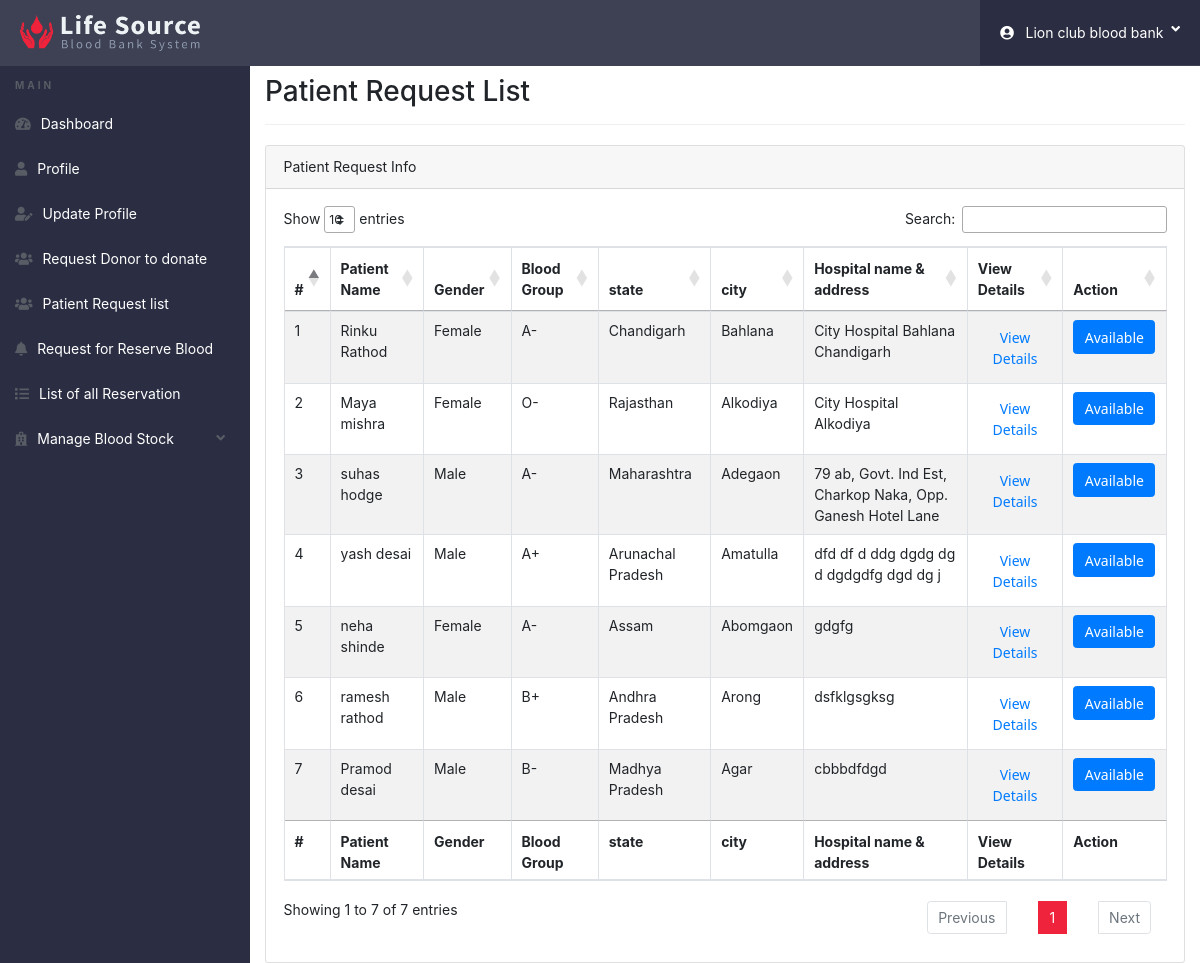
Screenshot of /bb_dashboard/request-blood.php (signed in) with the database file from the repository.
### tables this page shows
CREATE TABLE IF NOT EXISTS `requestblood` (
  `ID` int(11) NOT NULL AUTO_INCREMENT,
  `Pname` varchar(255) NOT NULL,
  `gender` varchar(11) NOT NULL,
  `bgroup` varchar(255) NOT NULL,
  `age` int(11) NOT NULL,
  `state` varchar(255) NOT NULL,
  `city` varchar(255) NOT NULL,
  `address` varchar(255) NOT NULL,
  `Dname` varchar(255) NOT NULL,
  `Cname` varchar(255) NOT NULL,
  `email` varchar(255) NOT NULL,
  `mobile` varchar(11) NOT NULL,
  `message` varchar(255) NOT NULL,
  `date` timestamp NOT NULL DEFAULT CURRENT_TIMESTAMP,
  `status` int(11) NOT NULL,
  PRIMARY KEY (`ID`)
);

### bb_dashboard/request-blood.php (the view, shortened to what this page needs)
<?php
if(strlen($_SESSION['bbname'] AND $_SESSION['bbid'])==0)
	{
header('location:../login.php');
}
else{
 ?>
<!doctype html>
<html lang="en">
<head>
	<link href="../css/all.css" rel="stylesheet">
	<link rel="stylesheet" href="css/bootstrap.min.css">
	<link rel="stylesheet" href="https://cdn.datatables.net/1.10.20/css/dataTables.bootstrap4.min.css">
  <link rel="stylesheet" href="https://cdn.datatables.net/1.10.20/css/jquery.dataTables.min.css">
	<link rel="stylesheet" href="https://cdnjs.cloudflare.com/ajax/libs/bootstrap-social/5.1.1/bootstrap-social.css">
	<link rel="stylesheet" href="https://cdnjs.cloudflare.com/ajax/libs/bootstrap-select/1.13.12/css/bootstrap-select.min.css">
	<link rel="stylesheet" href="https://cdnjs.cloudflare.com/ajax/libs/bootstrap-fileinput/5.0.8/css/fileinput.min.css">
	<link rel="stylesheet" href="https://cdnjs.cloudflare.com/ajax/libs/awesome-bootstrap-checkbox/1.0.2/awesome-bootstrap-checkbox.css">
	<link rel="stylesheet" href="css/style_dashboard.css">
</head>
<body>
  <?php include('include/header.php');?>
  <div class="ts-main-content">
    <?php include('include/leftbar.php');?>
    <div class="content-wrapper">
      <div class="container-fluid">
        <div class="row">
          <div class="col-md-12">
            <h2 class="page-title">Patient Request List</h2>
            <div class="card">
              <div class="card-header">Patient Request Info</div>
              <div class="card-body">
                <div class="table-responsive">
                  <?php
                  $query = "SELECT * from requestblood WHERE status='1' ORDER BY ID DESC";
                  $query_run = mysqli_query($conn,$query);
                  $cnt=1;
                  ?>
                <table id="zctb" class="table table-bordered table-striped" cellspacing="0" width="100%">
                  <thead>
                   <tr>
                     <th>#</th>
                     <th>Patient Name</th>
                     <th>Gender</th>
                     <th>Blood Group</th>
                     <th>state</th>
                     <th>city</th>
                     <th>Hospital name & address</th>
                     <th>View Details</th>
                     <th>Action</th>
                   </tr>
                  </thead>
                  <tfoot>
                   <tr>
                     <th>#</th>
                     <th>Patient Name</th>
                     <th>Gender</th>
                     <th>Blood Group</th>
                     <th>state</th>
                     <th>city</th>
                     <th>Hospital name & address</th>
                     <th>View Details</th>
                     <th>Action</th>
                   </tr>
                 </tfoot>
                 <tbody>
                   <?php
 									if (mysqli_num_rows($query_run) > 0) {
 										while ($row = mysqli_fetch_assoc($query_run)) {
 									?>
 										<tr>
                      <td><input type="hidden" name="request_id" value="<?php echo $row['ID']; ?>">
                      <?php echo htmlentities($cnt); ?></td>
                      <td><?php echo $row['Pname']; ?></td>
                      <td><?php echo $row['gender']; ?></td>
                      <td><?php echo $row['bgroup']; ?></td>
                      <td><?php echo $row['state']; ?></td>
                      <td><?php echo $row['city']; ?></td>
                      <td><?php echo $row['address']; ?></td>
											<td>
												<button name="view_btn" class="btn btn-default text-primary" data-toggle="modal" data-target="#myModal<?php echo $row['ID']; ?>">
			                    View Details
			                  </button>
  										</td>
                      <td>
  											<form name="sendmsg" action="<?php echo $_SERVER['PHP_SELF']; ?>" method="post">
  											<input type="submit" onclick="return confirm('Do you really want to send message')" name="available_btn" value="Available" class="btn btn-primary" />
  											</form>
  										</td>
  										</tr>
  										<?php
  										$cnt=$cnt+1;
  									}
  								}
  								else {
  									echo "No Record Found";
  								}
  										?>
                 </tbody>
                </table>
							</div>
						</div>
					</div>
				</div>
			</div>
		</div>
	</div>
</body>
</html>
<?php } ?>

### bb_dashboard/css/style_dashboard.css (style rules this page uses)
html { font-size: 14px; }
@media only screen and (min-width: 480px) { html { font-size: 17px; } }
@media only screen and (min-width: 320px) { html { font-size: 12px; } }
@media only screen and (min-width: 768px) { html { font-size: 14px; } }
body { font-size: 1em; }
.btn { font-family: 'Segoe UI'; }
.btn { text-transform: none; }
.page-title { padding-bottom: 15px; margin-bottom: 20px; border-bottom: 1px solid #f0f0f0; }
.ts-main-content .content-wrapper { padding-top: 15px; margin-top: 60px; }
@media only screen and (min-width: 992px) { .ts-main-content .content-wrapper { margin-left: 250px; } }

### rows the page displays
requestblood: Pname "Rinku Rathod", gender "Female", bgroup "A-", state "Chandigarh", city "Bahlana", address "City Hospital Bahlana Chandigarh"
requestblood: Pname "Maya mishra", gender "Female", bgroup "O-", state "Rajasthan", city "Alkodiya", address "City Hospital Alkodiya"
requestblood: Pname "suhas hodge", gender "Male", bgroup "A-", state "Maharashtra", city "Adegaon", address "79 ab, Govt. Ind Est, Charkop Naka, Opp. Ganesh Hotel Lane"
requestblood: Pname "yash desai", gender "Male", bgroup "A+", state "Arunachal Pradesh", city "Amatulla", address "dfd df d ddg dgdg dg d dgdgdfg dgd dg j"
requestblood: Pname "neha shinde", gender "Female", bgroup "A-", state "Assam", city "Abomgaon", address "gdgfg"
requestblood: Pname "ramesh rathod", gender "Male", bgroup "B+", state "Andhra Pradesh", city "Arong", address "dsfklgsgksg"
requestblood: Pname "Pramod desai", gender "Male", bgroup "B-", state "Madhya Pradesh", city "Agar", address "cbbbdfdgd"

### other values shown
$_SESSION['bbname'] "Lion club blood bank"
